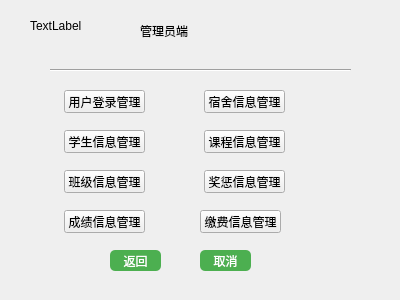
<?xml version="1.0" encoding="UTF-8"?>
<ui version="4.0">
 <class>manager</class>
 <widget class="QWidget" name="manager">
  <property name="geometry">
   <rect>
    <x>0</x>
    <y>0</y>
    <width>400</width>
    <height>300</height>
   </rect>
  </property>
  <property name="windowTitle">
   <string>Form</string>
  </property>
  <widget class="QLabel" name="label">
   <property name="geometry">
    <rect>
     <x>140</x>
     <y>20</y>
     <width>81</width>
     <height>21</height>
    </rect>
   </property>
   <property name="text">
    <string>管理员端</string>
   </property>
  </widget>
  <widget class="Line" name="line">
   <property name="geometry">
    <rect>
     <x>50</x>
     <y>60</y>
     <width>301</width>
     <height>20</height>
    </rect>
   </property>
   <property name="orientation">
    <enum>Qt::Orientation::Horizontal</enum>
   </property>
  </widget>
  <widget class="QPushButton" name="userloginButton">
   <property name="geometry">
    <rect>
     <x>64</x>
     <y>90</y>
     <width>81</width>
     <height>23</height>
    </rect>
   </property>
   <property name="text">
    <string>用户登录管理</string>
   </property>
  </widget>
  <widget class="QPushButton" name="stu_inform_guanlipushButton">
   <property name="geometry">
    <rect>
     <x>64</x>
     <y>130</y>
     <width>81</width>
     <height>23</height>
    </rect>
   </property>
   <property name="text">
    <string>学生信息管理</string>
   </property>
  </widget>
  <widget class="QPushButton" name="class_managepushButton">
   <property name="geometry">
    <rect>
     <x>64</x>
     <y>170</y>
     <width>81</width>
     <height>23</height>
    </rect>
   </property>
   <property name="text">
    <string>班级信息管理</string>
   </property>
  </widget>
  <widget class="QPushButton" name="scoremanagepushButton">
   <property name="geometry">
    <rect>
     <x>64</x>
     <y>210</y>
     <width>81</width>
     <height>23</height>
    </rect>
   </property>
   <property name="text">
    <string>成绩信息管理</string>
   </property>
  </widget>
  <widget class="QPushButton" name="dorm_guanliButton">
   <property name="geometry">
    <rect>
     <x>204</x>
     <y>90</y>
     <width>81</width>
     <height>23</height>
    </rect>
   </property>
   <property name="text">
    <string>宿舍信息管理</string>
   </property>
  </widget>
  <widget class="QPushButton" name="course_manageButton">
   <property name="geometry">
    <rect>
     <x>204</x>
     <y>130</y>
     <width>81</width>
     <height>23</height>
    </rect>
   </property>
   <property name="text">
    <string>课程信息管理</string>
   </property>
  </widget>
  <widget class="QPushButton" name="award_managepushButton">
   <property name="geometry">
    <rect>
     <x>204</x>
     <y>170</y>
     <width>81</width>
     <height>23</height>
    </rect>
   </property>
   <property name="text">
    <string>奖惩信息管理</string>
   </property>
  </widget>
  <widget class="QPushButton" name="feemanagepushButton">
   <property name="geometry">
    <rect>
     <x>200</x>
     <y>210</y>
     <width>81</width>
     <height>23</height>
    </rect>
   </property>
   <property name="text">
    <string>缴费信息管理</string>
   </property>
  </widget>
  <widget class="QPushButton" name="pushButton_9">
   <property name="geometry">
    <rect>
     <x>110</x>
     <y>250</y>
     <width>51</width>
     <height>21</height>
    </rect>
   </property>
   <property name="styleSheet">
    <string notr="true">background-color: #4CAF50; color: white; border-radius: 5px;</string>
   </property>
   <property name="text">
    <string>返回</string>
   </property>
  </widget>
  <widget class="QPushButton" name="pushButton_10">
   <property name="geometry">
    <rect>
     <x>200</x>
     <y>250</y>
     <width>51</width>
     <height>21</height>
    </rect>
   </property>
   <property name="styleSheet">
    <string notr="true">background-color: #4CAF50; color: white; border-radius: 5px;</string>
   </property>
   <property name="text">
    <string>取消</string>
   </property>
  </widget>
  <widget class="QLabel" name="label_useradmin">
   <property name="geometry">
    <rect>
     <x>30</x>
     <y>10</y>
     <width>71</width>
     <height>31</height>
    </rect>
   </property>
   <property name="text">
    <string>TextLabel</string>
   </property>
  </widget>
 </widget>
 <resources/>
 <connections/>
</ui>
